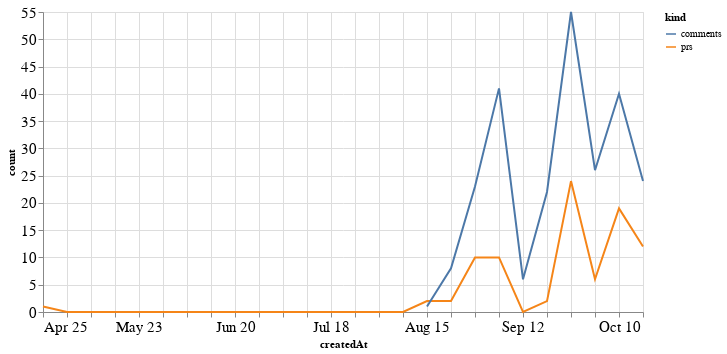

Notebook source saved alongside this figure:
### Code cell
alt.Chart(total_time, width=600).mark_line().encode(
    x='createdAt',
    y='count',
    color='kind'
)

### Figure 1 — Vega-Lite specification as saved in the notebook (floating-point values rounded to 4 significant figures)
{"config": {"axisLeft": {"labelFontSize": 15}, "axisBottom": {"labelFontSize": 15}}, "data": {"name": "data-835e9648121ebfbd6eb4278e66fc3b02"}, "mark": "line", "encoding": {"color": {"type": "nominal", "field": "kind"}, "x": {"type": "temporal", "field": "createdAt"}, "y": {"type": "quantitative", "field": "count"}}, "width": 600, "$schema": "https://vega.github.io/schema/vega-lite/v4.8.1.json", "datasets": {"data-835e9648121ebfbd6eb4278e66fc3b02": [{"createdAt": "2021-04-25T00:00:00", "kind": "prs", "count": 1.0}, {"createdAt": "2021-05-02T00:00:00", "kind": "prs", "count": 0.0}, {"createdAt": "2021-05-09T00:00:00", "kind": "prs", "count": 0.0}, {"createdAt": "2021-05-16T00:00:00", "kind": "prs", "count": 0.0}, {"createdAt": "2021-05-23T00:00:00", "kind": "prs", "count": 0.0}, {"createdAt": "2021-05-30T00:00:00", "kind": "prs", "count": 0.0}, {"createdAt": "2021-06-06T00:00:00", "kind": "prs", "count": 0.0}, {"createdAt": "2021-06-13T00:00:00", "kind": "prs", "count": 0.0}, {"createdAt": "2021-06-20T00:00:00", "kind": "prs", "count": 0.0}, {"createdAt": "2021-06-27T00:00:00", "kind": "prs", "count": 0.0}, {"createdAt": "2021-07-04T00:00:00", "kind": "prs", "count": 0.0}, {"createdAt": "2021-07-11T00:00:00", "kind": "prs", "count": 0.0}, {"createdAt": "2021-07-18T00:00:00", "kind": "prs", "count": 0.0}, {"createdAt": "2021-07-25T00:00:00", "kind": "prs", "count": 0.0}, {"createdAt": "2021-08-01T00:00:00", "kind": "prs", "count": 0.0}, {"createdAt": "2021-08-08T00:00:00", "kind": "prs", "count": 0.0}, {"createdAt": "2021-08-15T00:00:00", "kind": "prs", "count": 2.0}, {"createdAt": "2021-08-22T00:00:00", "kind": "prs", "count": 2.0}, {"createdAt": "2021-08-29T00:00:00", "kind": "prs", "count": 10.0}, {"createdAt": "2021-09-05T00:00:00", "kind": "prs", "count": 10.0}, {"createdAt": "2021-09-12T00:00:00", "kind": "prs", "count": 0.0}, {"createdAt": "2021-09-19T00:00:00", "kind": "prs", "count": 2.0}, {"createdAt": "2021-09-26T00:00:00", "kind": "prs", "count": 24.0}, {"createdAt": "2021-10-03T00:00:00", "kind": "prs", "count": 6.0}, {"createdAt": "2021-10-10T00:00:00", "kind": "prs", "count": 19.0}, {"createdAt": "2021-10-17T00:00:00", "kind": "prs", "count": 12.0}, {"createdAt": "2021-04-25T00:00:00", "kind": "comments", "count": null}, {"createdAt": "2021-05-02T00:00:00", "kind": "comments", "count": null}, {"createdAt": "2021-05-09T00:00:00", "kind": "comments", "count": null}, {"createdAt": "2021-05-16T00:00:00", "kind": "comments", "count": null}, {"createdAt": "2021-05-23T00:00:00", "kind": "comments", "count": null}, {"createdAt": "2021-05-30T00:00:00", "kind": "comments", "count": null}, {"createdAt": "2021-06-06T00:00:00", "kind": "comments", "count": null}, {"createdAt": "2021-06-13T00:00:00", "kind": "comments", "count": null}, {"createdAt": "2021-06-20T00:00:00", "kind": "comments", "count": null}, {"createdAt": "2021-06-27T00:00:00", "kind": "comments", "count": null}, {"createdAt": "2021-07-04T00:00:00", "kind": "comments", "count": null}, {"createdAt": "2021-07-11T00:00:00", "kind": "comments", "count": null}, {"createdAt": "2021-07-18T00:00:00", "kind": "comments", "count": null}, {"createdAt": "2021-07-25T00:00:00", "kind": "comments", "count": null}, {"createdAt": "2021-08-01T00:00:00", "kind": "comments", "count": null}, {"createdAt": "2021-08-08T00:00:00", "kind": "comments", "count": null}, {"createdAt": "2021-08-15T00:00:00", "kind": "comments", "count": 1.0}, {"createdAt": "2021-08-22T00:00:00", "kind": "comments", "count": 8.0}, {"createdAt": "2021-08-29T00:00:00", "kind": "comments", "count": 23.0}, {"createdAt": "2021-09-05T00:00:00", "kind": "comments", "count": 41.0}, {"createdAt": "2021-09-12T00:00:00", "kind": "comments", "count": 6.0}, {"createdAt": "2021-09-19T00:00:00", "kind": "comments", "count": 22.0}, {"createdAt": "2021-09-26T00:00:00", "kind": "comments", "count": 55.0}, {"createdAt": "2021-10-03T00:00:00", "kind": "comments", "count": 26.0}, {"createdAt": "2021-10-10T00:00:00", "kind": "comments", "count": 40.0}, {"createdAt": "2021-10-17T00:00:00", "kind": "comments", "count": 24.0}]}}
